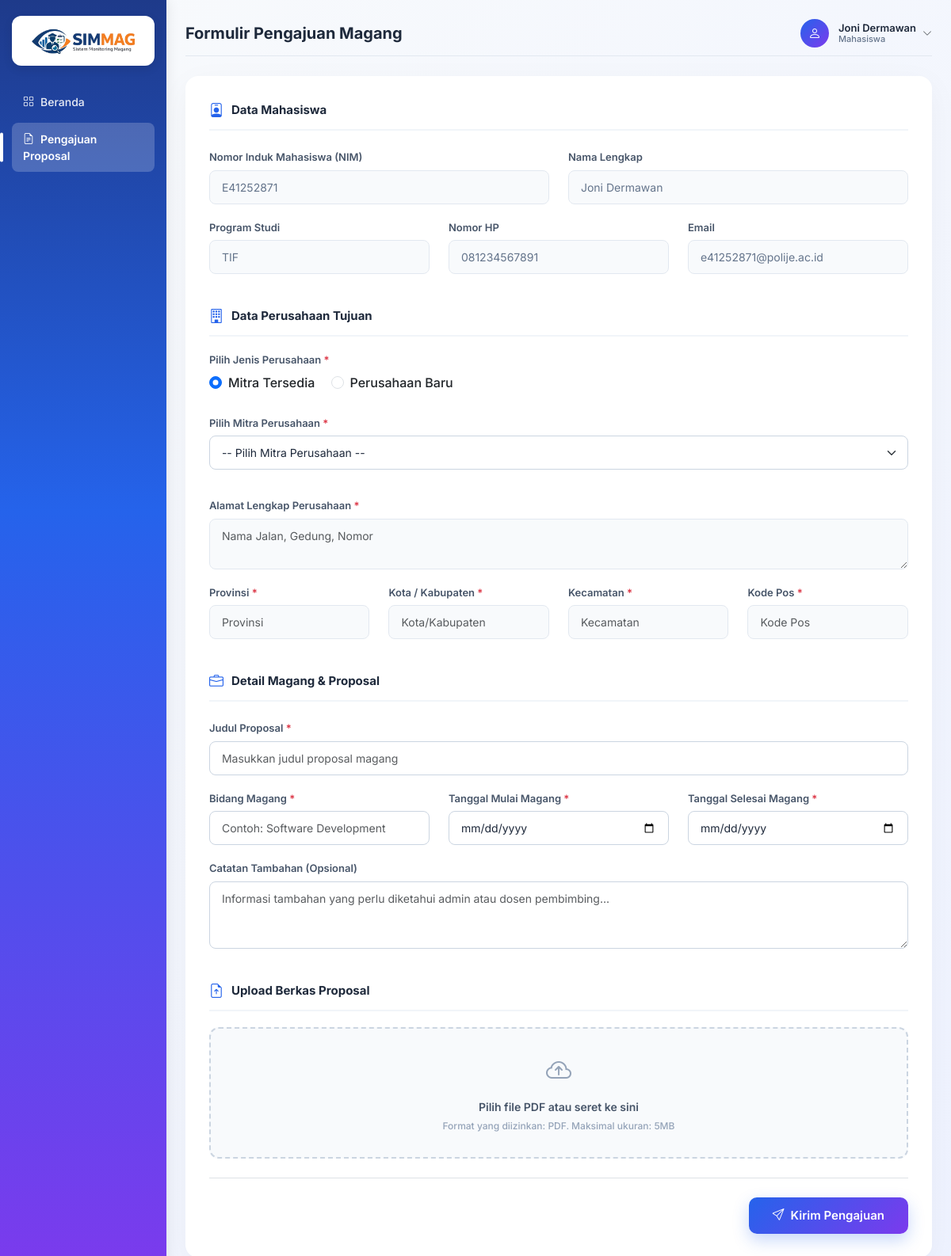
Page /mahasiswa/pengajuan.php (signed in) on the committed database.
### tables this page shows
CREATE TABLE `mahasiswa` (
  `id_mahasiswa` int(11) NOT NULL,
  `NIM` varchar(20) NOT NULL,
  `nama` varchar(100) NOT NULL,
  `email` varchar(100) NOT NULL,
  `prodi` varchar(100) NOT NULL,
  `password` varchar(255) NOT NULL,
  `no_hp` varchar(20) DEFAULT NULL
);

### mahasiswa/pengajuan.php (the view, shortened to what this page needs)
<?php
$user = $_SESSION['user'];
$db = new Database();
$conn = $db->getConnection();
$stmt = $conn->prepare("SELECT * FROM mahasiswa WHERE id_mahasiswa = ?");
$stmt->execute([$user['id']]);
$data = $stmt->fetch(PDO::FETCH_ASSOC);
$page = "pengajuan";
$nama_mahasiswa = $data['nama'];
$nim = $data['NIM'];
$prodi = $data['prodi'];
$no_hp = $data['no_hp'] ?? '-';
$email = $data['email'];
?>
<!DOCTYPE html>
<html lang="id">
<head>
    <link href="https://cdn.jsdelivr.net/npm/bootstrap@5.3.0/dist/css/bootstrap.min.css" rel="stylesheet">
    <link href="https://cdn.jsdelivr.net/npm/bootstrap-icons/font/bootstrap-icons.css" rel="stylesheet">
    <link rel="stylesheet" href="assets/css/mahasiswa.css">
    <link rel="stylesheet" href="assets/css/pengajuan.css">
</head>
<body>
<div class="d-flex">
    <div class="sidebar d-flex flex-column">
        <div>
            <div class="logo-container">
                <img src="assets/logo.png" class="logo-sidebar" alt="Logo">
            </div>
            <a href="beranda.php" class="<?= ($page == 'beranda') ? 'active' : '' ?>"><i class="bi bi-grid me-2"></i>Beranda</a>
            <a href="pengajuan.php" class="<?= ($page == 'pengajuan') ? 'active' : '' ?>"><i class="bi bi-file-earmark-text me-2"></i>Pengajuan Proposal</a>
        </div>
    </div>
    <div class="p-4 w-100" style="max-height: 100vh; overflow-y: auto;">
        <div class="header-top">
            <h4 class="page-title">Formulir Pengajuan Magang</h4>
            <div class="profile-section">
                <div class="profile-wrapper">
                    <div class="profile-info" id="profileToggle" style="cursor:pointer;">
                        <div class="profile-avatar"><i class="bi bi-person"></i></div>
                        <div class="profile-text">
                            <div class="name"><?= $nama_mahasiswa ?></div>
                            <div class="role">Mahasiswa</div>
                        </div>
                        <i class="bi bi-chevron-down ms-2 text-muted" style="font-size: 12px;"></i>
                    </div>
                </div>
            </div>
        </div>
        <form id="formPengajuan" method="POST" action="pengajuan_store.php" enctype="multipart/form-data">
            <div class="form-card">
                <div class="form-section-title"><i class="bi bi-person-badge"></i> Data Mahasiswa</div>
                <div class="row mb-4">
                    <div class="col-md-6 mb-3">
                        <label class="form-label">Nomor Induk Mahasiswa (NIM)</label>
                        <input type="text" class="form-control" value="<?= $nim ?>" readonly>
                    </div>
                    <div class="col-md-6 mb-3">
                        <label class="form-label">Nama Lengkap</label>
                        <input type="text" class="form-control" value="<?= $nama_mahasiswa ?>" readonly>
                    </div>
                    <div class="col-md-4 mb-3">
                        <label class="form-label">Program Studi</label>
                        <input type="text" class="form-control" value="<?= $prodi ?>" readonly>
                    </div>
                    <div class="col-md-4 mb-3">
                        <label class="form-label">Nomor HP</label>
                        <input type="text" class="form-control" value="<?= $no_hp ?>" readonly>
                    </div>
                    <div class="col-md-4 mb-3">
                        <label class="form-label">Email</label>
                        <input type="email" class="form-control" value="<?= $email ?>" readonly>
                    </div>
                </div>
                <div class="form-section-title"><i class="bi bi-building"></i> Data Perusahaan Tujuan</div>
                <div class="mb-4">
                    <label class="form-label d-block">Pilih Jenis Perusahaan <span class="text-danger">*</span></label>
                    <div class="form-check form-check-inline">
                        <input class="form-check-input" type="radio" name="jenis_perusahaan" id="mitraTersedia" value="tersedia" checked>
                        <label class="form-check-label" for="mitraTersedia">Mitra Tersedia</label>
                    </div>
                    <div class="form-check form-check-inline">
                        <input class="form-check-input" type="radio" name="jenis_perusahaan" id="perusahaanBaru" value="baru">
                        <label class="form-check-label" for="perusahaanBaru">Perusahaan Baru</label>
                    </div>
                </div>
                <div class="row mb-3" id="opsiMitraTersedia">
                    <div class="col-md-12 mb-3">
                        <label class="form-label">Pilih Mitra Perusahaan <span class="text-danger">*</span></label>
                        <select class="form-select" id="selectMitra" name="id_mitra" required>
                            <option value="" disabled selected>-- Pilih Mitra Perusahaan --</option>
                        </select>
                    </div>
                </div>
                <div class="row mb-4" id="formPerusahaanDetails">
                    <div class="col-md-12 mb-3">
                        <label class="form-label">Alamat Lengkap Perusahaan <span class="text-danger">*</span></label>
                        <textarea class="form-control" id="inputAlamat" name="alamat" rows="2" placeholder="Nama Jalan, Gedung, Nomor" required></textarea>
                    </div>
                    <div class="col-md-3 mb-3">
                        <label class="form-label">Provinsi <span class="text-danger">*</span></label>
                        <input type="text" class="form-control" id="inputProvinsi" name="provinsi" placeholder="Provinsi" required>
                    </div>
                    <div class="col-md-3 mb-3">
                        <label class="form-label">Kota / Kabupaten <span class="text-danger">*</span></label>
                        <input type="text" class="form-control" id="inputKota" name="kota" placeholder="Kota/Kabupaten" required>
                    </div>
                    <div class="col-md-3 mb-3">
                        <label class="form-label">Kecamatan <span class="text-danger">*</span></label>
                        <input type="text" class="form-control" id="inputKecamatan" name="kecamatan" placeholder="Kecamatan" required>
                    </div>
                    <div class="col-md-3 mb-3">
                        <label class="form-label">Kode Pos <span class="text-danger">*</span></label>
                        <input type="text" class="form-control" id="inputKodePos" name="kode_pos" placeholder="Kode Pos" required>
                    </div>
                </div>
                <div class="form-section-title"><i class="bi bi-briefcase"></i> Detail Magang & Proposal</div>
                <div class="row mb-4">
                    <div class="col-md-12 mb-3">
                        <label class="form-label">Judul Proposal <span class="text-danger">*</span></label>
                        <input type="text" class="form-control" name="judul_proposal" placeholder="Masukkan judul proposal magang" required>
                    </div>
                    <div class="col-md-4 mb-3">
                        <label class="form-label">Bidang Magang <span class="text-danger">*</span></label>
                        <input type="text" class="form-control" name="bidang" placeholder="Contoh: Software Development" required>
                    </div>
                    <div class="col-md-4 mb-3">
                        <label class="form-label">Tanggal Mulai Magang <span class="text-danger">*</span></label>
                        <input type="date" class="form-control" name="tanggal_mulai" required>
                    </div>
                    <div class="col-md-4 mb-3">
                        <label class="form-label">Tanggal Selesai Magang <span class="text-danger">*</span></label>
                        <input type="date" class="form-control" name="tanggal_selesai" required>
                    </div>
                    <div class="col-md-12 mb-3">
                        <label class="form-label">Catatan Tambahan (Opsional)</label>
                        <textarea class="form-control" name="catatan" rows="3" placeholder="Informasi tambahan yang perlu diketahui admin atau dosen pembimbing..."></textarea>
                    </div>
                </div>
                <div class="form-section-title"><i class="bi bi-file-earmark-arrow-up"></i> Upload Berkas Proposal</div>
                <div class="mb-4">
                    <div class="file-upload-wrapper">
                        <div class="file-upload-icon"><i class="bi bi-cloud-arrow-up"></i></div>
                        <div class="file-upload-text" id="fileName">Pilih file PDF atau seret ke sini</div>
                        <div class="file-upload-hint">Format yang diizinkan: PDF. Maksimal ukuran: 5MB</div>
                    </div>
                </div>
                <div class="d-flex justify-content-end border-top pt-4 mt-2">
                    <button type="submit" class="btn-submit"><i class="bi bi-send me-2"></i>Kirim Pengajuan</button>
                </div>
            </div>
        </form>
    </div>
</div>
</body>
</html>

### mahasiswa/assets/css/mahasiswa.css (style rules this page uses)
body { font-family: 'Inter', sans-serif; font-weight: 500; background: linear-gradient(135deg, #f8fafc 0%, #eef2ff 100%); min-height: 100vh; }
h2, h3, h4 { font-weight: 700; color: #1e293b; }
.sidebar { width: 250px; min-height: 100vh; background: linear-gradient(180deg, #1e3a8a 0%, #2563eb 40%, #7c3aed 100%); padding: 20px 15px; box-shadow: 2px 0 15px rgba(0,0,0,0.08); }
.logo-container { background: #ffffff; padding: 15px; border-radius: 12px; margin-bottom: 25px; box-shadow: 0 4px 12px rgba(0,0,0,0.1); display: flex; justify-content: center; align-items: center; }
.logo-sidebar { width: 130px; display: block; }
.sidebar a { position: relative; color: rgba(255,255,255,0.9); display: block; padding: 10px 14px; border-radius: 8px; text-decoration: none; margin-bottom: 6px; font-size: 14px; font-weight: 500; transition: all 0.25s ease; }
.sidebar a.active { background: rgba(255,255,255,0.2); color: #fff; font-weight: 600; }
.sidebar a.active::before { content: ""; position: absolute; left: -15px; top: 50%; transform: translateY(-50%); width: 4px; height: 60%; background: #fff; border-radius: 4px; }
.header-top { display: flex; justify-content: space-between; align-items: center; padding-bottom: 10px; border-bottom: 1px solid #e2e8f0; margin-bottom: 25px; }
.page-title { color: #1e293b; font-weight: 700; font-size: 20px; margin: 0; }
.profile-section { display: flex; align-items: center; }
.profile-info { display: flex; align-items: center; }
.profile-avatar { width: 36px; height: 36px; border-radius: 50%; background: linear-gradient(135deg, #2563eb, #7c3aed); color: white; display: flex; align-items: center; justify-content: center; font-size: 16px; margin-right: 12px; }
.profile-text { line-height: 1.2; }
.profile-text .name { font-weight: 600; font-size: 13px; color: #1e293b; }
.profile-text .role { font-size: 11px; color: #64748b; }
.profile-wrapper { position: relative; }

### mahasiswa/assets/css/pengajuan.css (style rules this page uses)
.form-card { background: #fff; border-radius: 16px; padding: 30px; box-shadow: 0 10px 40px rgba(0,0,0,0.04); }
.form-section-title { font-size: 15px; font-weight: 700; color: #1e293b; margin-bottom: 20px; padding-bottom: 10px; border-bottom: 2px solid #f1f5f9; display: flex; align-items: center; }
.form-section-title i { color: #2563eb; margin-right: 10px; font-size: 18px; }
.form-label { font-size: 13px; font-weight: 600; color: #475569; margin-bottom: 6px; }
.form-control, .form-select { font-size: 14px; padding: 10px 15px; border-radius: 8px; border: 1px solid #cbd5e1; color: #1e293b; transition: all 0.3s ease; }
.form-control[readonly] { background-color: #f8fafc; color: #64748b; border-color: #e2e8f0; }
.file-upload-wrapper { position: relative; border: 2px dashed #cbd5e1; border-radius: 12px; padding: 30px; text-align: center; background: #f8fafc; transition: all 0.3s ease; cursor: pointer; }
.file-upload-icon { font-size: 32px; color: #94a3b8; margin-bottom: 10px; transition: color 0.3s ease; }
.file-upload-text { font-size: 14px; font-weight: 600; color: #475569; }
.file-upload-hint { font-size: 12px; color: #94a3b8; margin-top: 5px; }
.btn-submit { background: linear-gradient(135deg, #2563eb, #7c3aed); color: white; border: none; padding: 12px 30px; border-radius: 10px; font-weight: 600; font-size: 15px; transition: all 0.3s ease; box-shadow: 0 8px 20px rgba(37, 99, 235, 0.25); display: inline-flex; align-items: center; }

### rows in the picture
mahasiswa: nama "Joni Dermawan", NIM "E41252871", prodi "TIF", no_hp "081234567891", email "e41252871@polije.ac.id"
